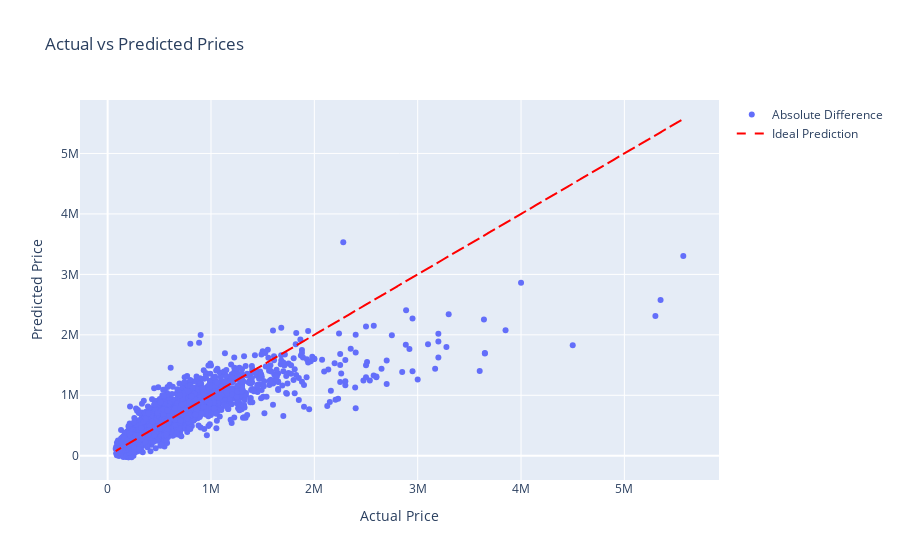

The notebook cell this image was saved under:
### Markdown cell above
Linear regression is probably too simplistic for this sort of problem, but it has the advantage of being _interpretable_, which can often be quite helpful when trying to understand a dataset (or present it to a client in a way that is understandable by them). Let's start there to at least get a good baseline for our model performance.

### Code cell
from sklearn import linear_model

model = build_pipeline(linear_model.LinearRegression())

train_and_evaluate(model, cols)

### Figure 1 — Plotly figure (JSON) as saved in the notebook; plotly's stock layout.template omitted (floating-point values rounded to 4 significant figures; data arrays with more than 128 entries replaced by an {"elided": "..."} marker saying what was removed)
{"data": [{"mode": "markers", "name": "Absolute Difference", "type": "scatter", "x": {"elided": "5404 float values"}, "y": {"elided": "5404 float values"}}, {"line": {"color": "red", "dash": "dash"}, "mode": "lines", "name": "Ideal Prediction", "type": "scatter", "x": {"elided": "5404 float values"}, "y": {"elided": "5404 float values"}}], "layout": {"showlegend": true, "title": {"text": "Actual vs Predicted Prices"}, "xaxis": {"title": {"text": "Actual Price"}}, "yaxis": {"title": {"text": "Predicted Price"}}}}
